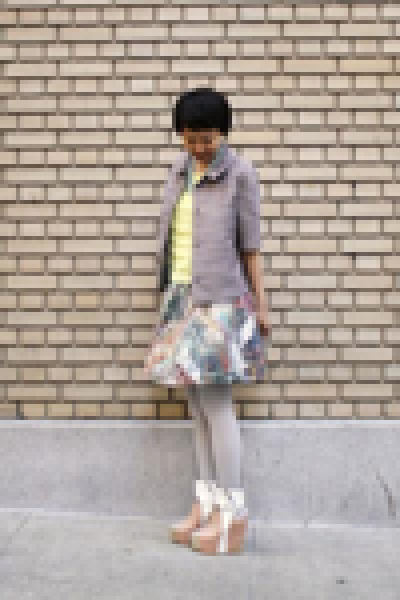
#> input picture models/msrgan/01_00429_input.png, 400 x 600 px
$ python -i build_div2k.py   (imports and definitions only)
#> lines starting #> are read from the running program, lines starting #| are printed output that depends on the picture
#> further down, picture is the input picture: PIL image 400x600 RGB; mean R, G, B 175, 163.9, 155.8
"""Build the super-resolution dataset from DIV2K.

Replaces the LIP-ATR set. Those originals were 400x600, so a x4 downsample gave a
100x150 input - below the point where detail can be recovered rather than invented.
Every model converged to ~28.5 dB regardless of architecture, which was the dataset's
information ceiling showing through, not an architectural limit.

DIV2K is ~2040x1356. At x4 the input is ~510x339: eleven times the pixels, and the
dataset every published super-resolution paper uses, so the numbers become comparable
to their reported figures.

Protocol follows BasicSR and Real-ESRGAN: crop fixed sub-images from the HR originals
rather than resizing whole 2K frames. Resizing a 2K image down to a trainable size
would throw away exactly the detail the model is meant to learn to reconstruct - the
crops preserve native pixel scale.
"""

from __future__ import annotations

import argparse
import glob
import json
import os
import random
import zipfile

import numpy as np
from PIL import Image

HERE = os.path.dirname(os.path.abspath(__file__))
ZIPS = os.path.join(HERE, "..", "_data", "div2k")
RAW = os.path.join(HERE, "..", "_data", "div2k", "raw")
DST = os.path.join(HERE, "real-esrgan", "data")
SUB = 480          # HR sub-image size; /4 gives a 120px LR patch
SCALE = 4


# [18 lines left out: function unzip, not called in this run]


def sharp(im: Image.Image) -> float:
    """Detail lost by a 2x round trip, on edge pixels only.

    A soft high-resolution target teaches the model to produce soft output, so the
    softest crops are rejected. Same filter that removed 104 of 1,104 LIP-ATR
    candidates.
    """
    g = np.asarray(im.convert("L").resize((256, 256), Image.LANCZOS), dtype=float)
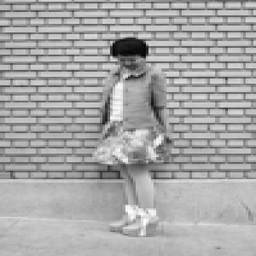
#> g: shape (256, 256) float64; min 0, max 255, mean 166.3
    rt = np.asarray(Image.fromarray(g.astype("uint8")).resize((128, 128), Image.LANCZOS)
                    .resize((256, 256), Image.LANCZOS), dtype=float)
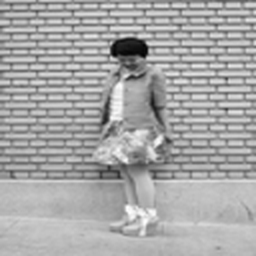
#> rt: shape (256, 256) float64; min 2, max 255, mean 166.3
    gx = np.abs(np.diff(g, axis=1))[:-1, :]
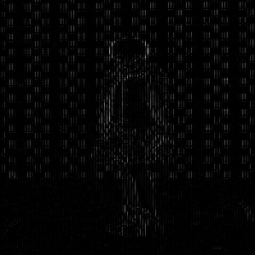
#> gx: shape (255, 255) float64; min 0, max 134, mean 4.8
    edge = gx > np.percentile(gx, 90)
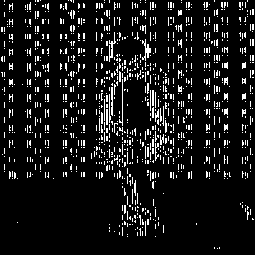
#> edge: shape (255, 255) bool; 9.7% white in thin lines or dots
    return float(np.abs(g[:-1, :-1] - rt[:-1, :-1])[edge].mean()) if edge.sum() else 0.0


# [70 lines left out: function main, not called in this run]


# [2 lines not run here, left out]

>>> from PIL import Image
>>> picture = Image.open('models/msrgan/01_00429_input.png')
>>> result = sharp(picture)
#> result = 10.16

$ run again, on models/msrgan/02_00644_comparison.png
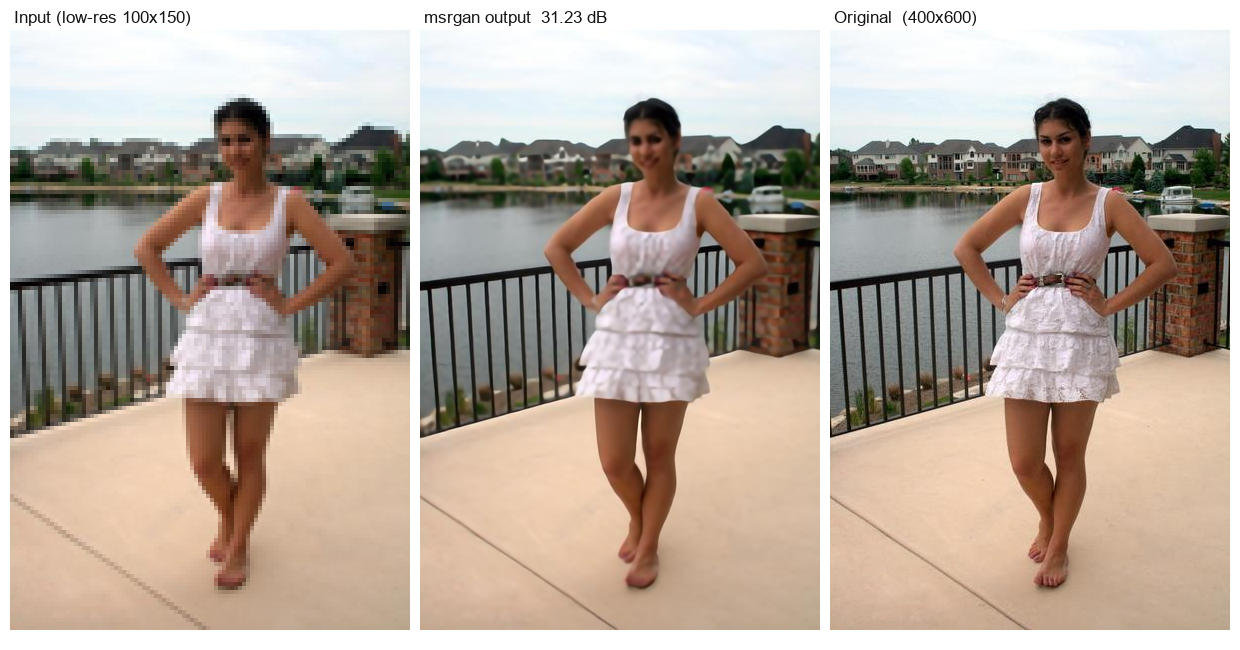
#> input picture models/msrgan/02_00644_comparison.png, 1240 x 650 px
#> picture is the input picture: PIL image 1240x650 RGB; mean R, G, B 182.5, 168.4, 156.8
#> in sharp, `rt = np.asarray(Image.fromarray(g.astype("uint8")).resize((128, 128), ..`:
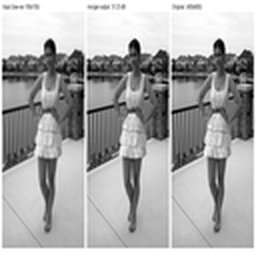
#> rt: shape (256, 256) float64; min 0, max 255, mean 171.1
#> in sharp, `edge = gx > np.percentile(gx, 90)`:
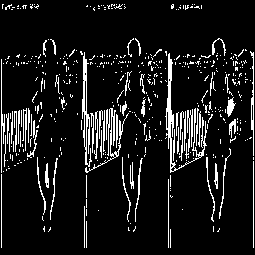
#> edge: shape (255, 255) bool; 9.8% white in thin lines or dots
#> result = 23.42
